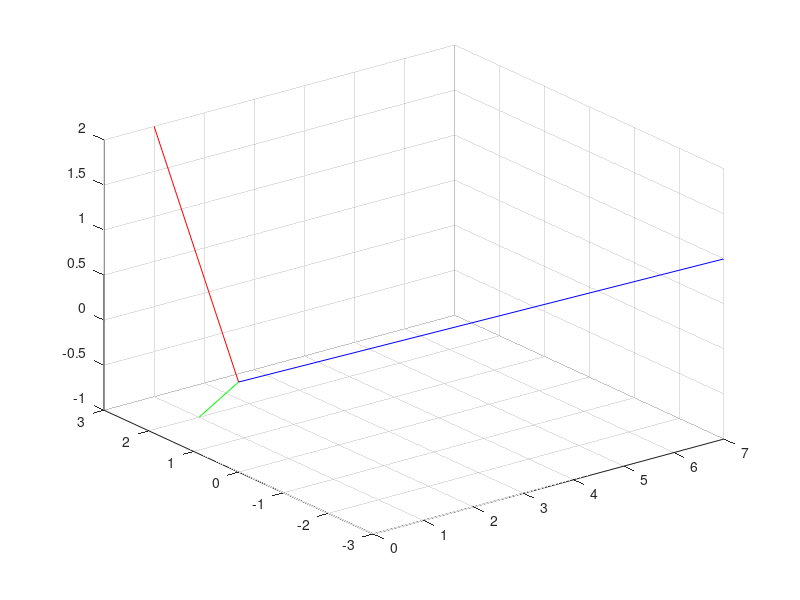

Recreate this plot in MATLAB.
R_eb = (1/25)*[9 12 -20; 12 16 15; 20 -15 0]
B_u = [1; 2; -1]
E_u = R_eb*B_u

plot3([0, B_u(1)], [0, B_u(2)], [0, B_u(3)], 'g');
hold on;
% Hold on used to remember plot
B_v = [1; 3; 2];
x = cross(B_u, B_v);

plot3([0, B_v(1)], [0, B_v(2)], [0, B_v(3)], 'r');
hold on;

plot3([0, x(1)], [0, x(2)], [0, x(3)], 'b');
grid on;